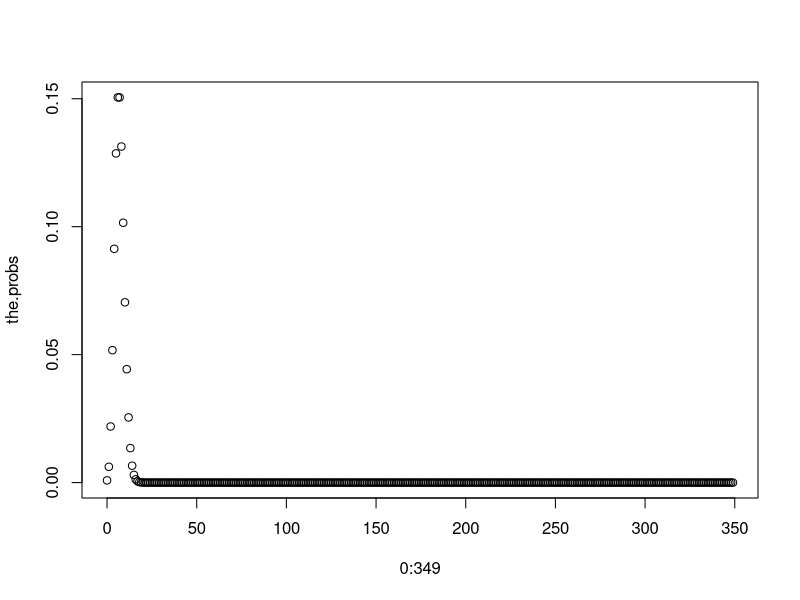
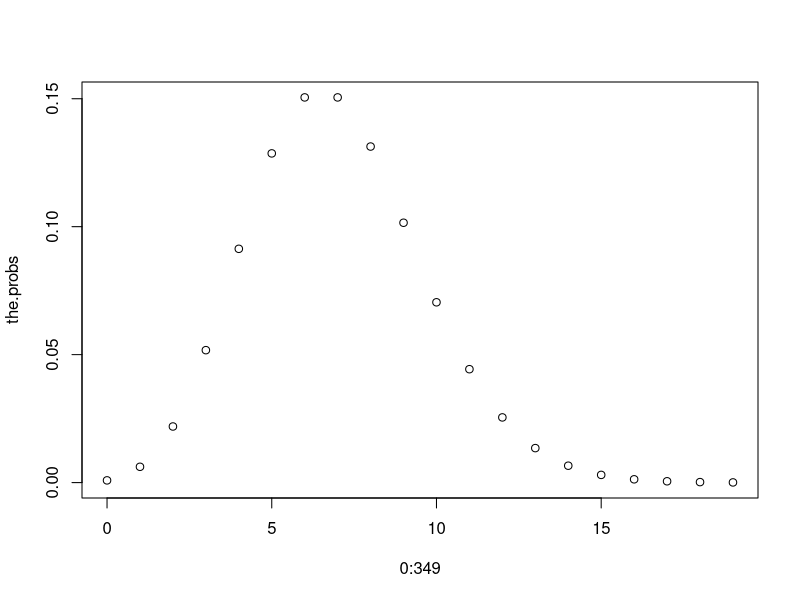
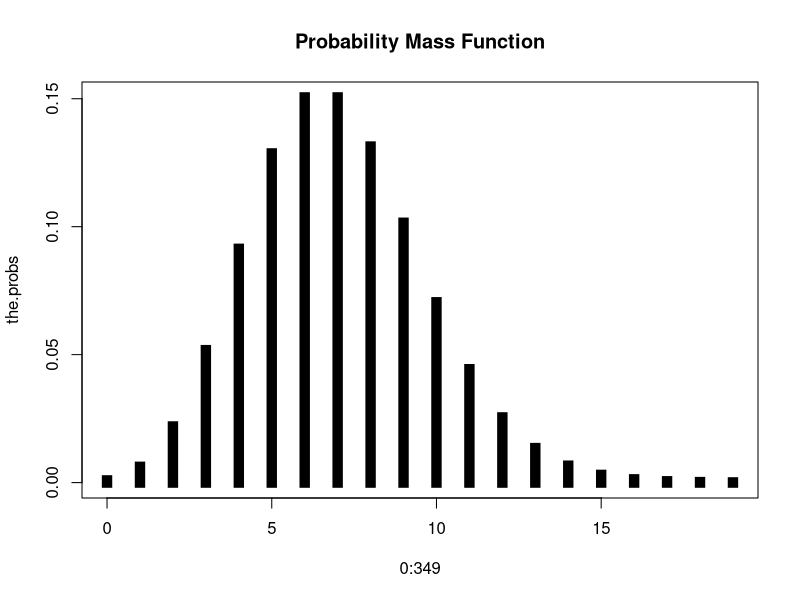
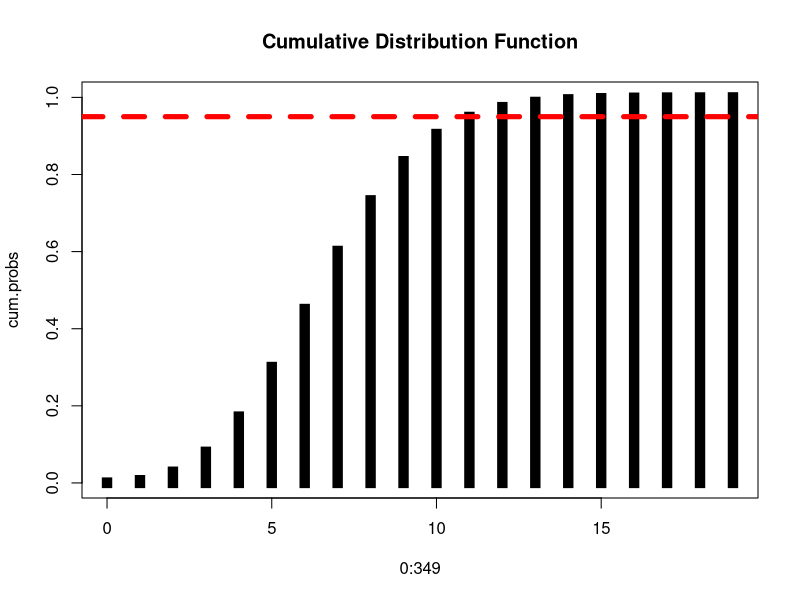
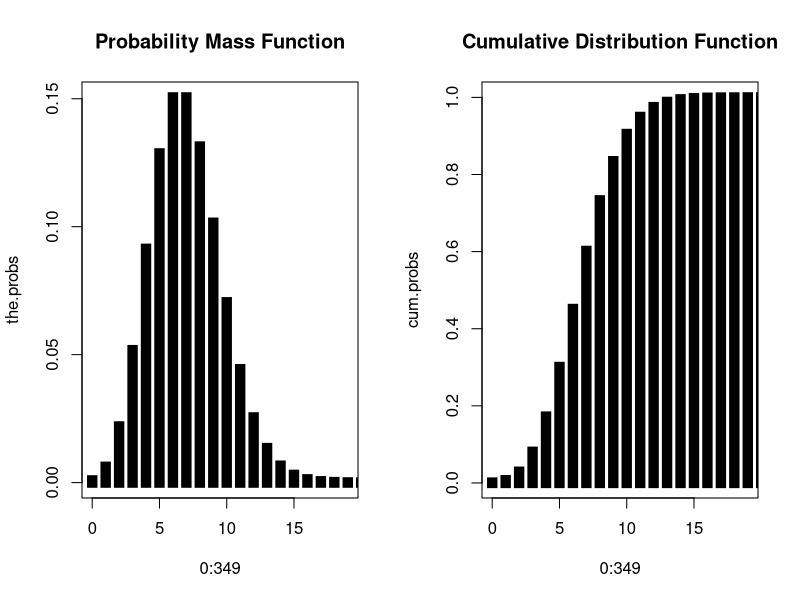
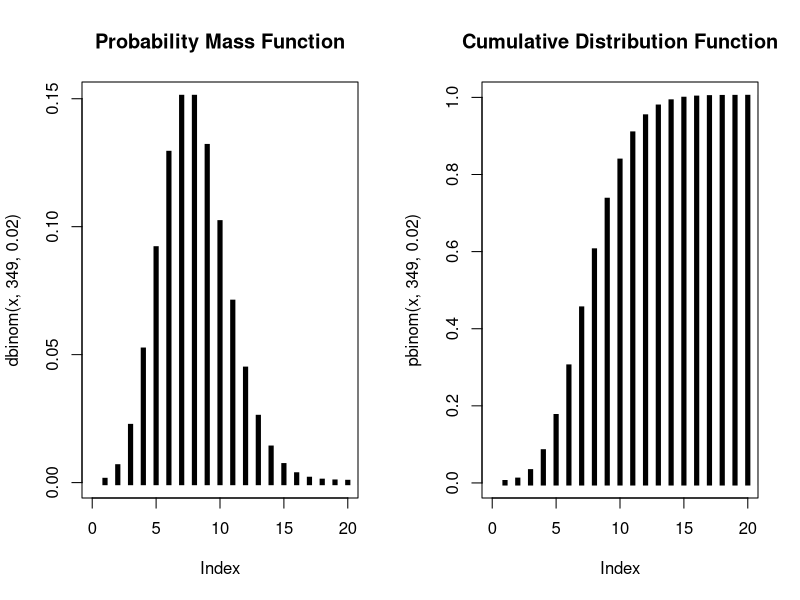
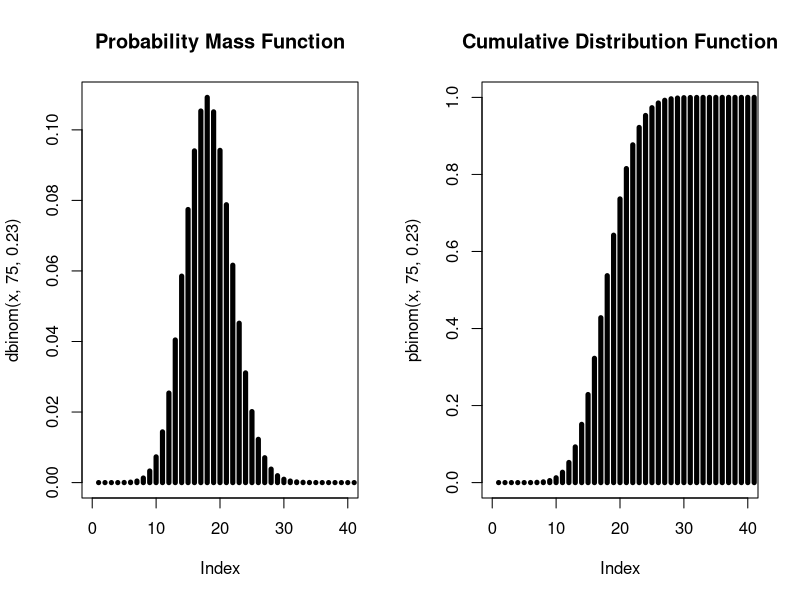
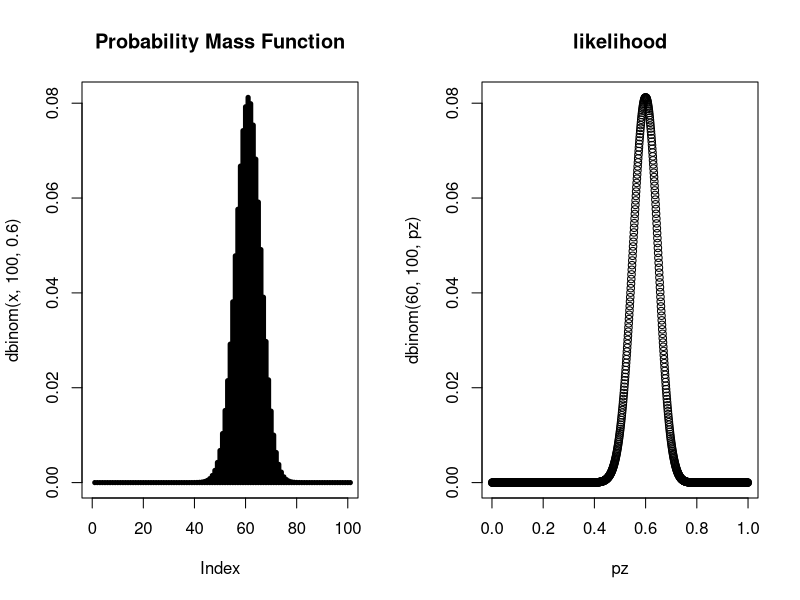

Reproduce these figures in R, in order.
p<-0.02
q<-1-p
the.probs<-numeric()#create an empty numeric vector
obs<-0:349
		for (i in 1:length(obs)){  #starts a loop - each time i will increase by 1
			the.probs[i] <- p^obs[i] * q^(349-obs[i]) * choose(349,obs[i])  #calculate the probability it is in exactly obs towns
			}
	
	
	
plot(0:349,the.probs)	
plot(0:349,the.probs,xlim=c(0,19))
plot(0:349,the.probs,xlim=c(0,19),type="h",lwd=10,main="Probability Mass Function",lend=2) #look it up on wiki

sum(the.probs)#all the probabilities should sum to 1



#say we want to know the probability of finding the butterfly in 5 or fewer gaps
sum(the.probs[1:6])#this is the sum of the probability of the butterfly in 0,1,2,3,4,or 5 gaps

# #or we could simply use the function dbinom() in R. It is a statisti al programming language, afterall.
# dbinom(0:5,349,0.02)
# sum(dbinom(0:5,349,0.02))

#we can annotate the output in the console window if we want (which we do for exercise purposes) using the cat() function
cat("\nThe probability is",sum(the.probs[1:6]))

#or we could assign sum(the.probs[1:6]) to an object
sum.probs<-sum(the.probs[1:6])
cat("\nThe probability is",sum.probs)

sum(the.probs[1:6])#this is the sum of the probability of finding the butterfly in 0,1,2,3,4,or 5 towns
pbinom(5,349,0.02) #same as above
pbinom(5,349,0.02,lower.tail=FALSE)#prob greater than 5



cum.probs<-cumsum(the.probs)

cum.probs
cum.probs[1:6]# the 1:6 counts from 1 to 6 which corresponds to 0, 1, 2, 3, 4, 5 patches occupied; 
#pbinom(0:5,349,0.02) #using r function to do the same thing

plot(0:349,cum.probs,xlim=c(0,19),type="h",lwd=10,main="Cumulative Distribution Function",lend=2)
abline(h=0.95,lty=2,col="red",lwd=5)#abline will draw a line through a plot, h=0.95 means draw a horizontal line at the y-axis value of 0.95. So we can think of this as there's a 95% chance that we will find between 0 and 11 patches occupied.

par(mfrow=c(1,2))#this sets up a plotting window with 1 row and 2 columns
plot(0:349,the.probs,xlim=c(0,19),type="h",lwd=10,main="Probability Mass Function",lend=2)
plot(0:349,cum.probs,xlim=c(0,19),type="h",lwd=10,main="Cumulative Distribution Function",lend=2)



#another way is to use the dbinom function
x<-0:349#this creates a vector of integers from 0 to 349
length(x)# function will tell you the length of a vector

dbinom(x,349,0.02)



plot(dbinom(x,349,0.02),xlim=c(0,20),main="Probability Mass Function",type="h",lwd=5,lend=2)
plot(pbinom(x,349,0.02),xlim=c(0,20),main="Cumulative Distribution Function",type="h",lwd=5,lend=2)

compare<-cbind(dbinom(x,349,0.02),the.probs)#this will join the two vectors together creating a matrix like object #note the rounding problems as you get close to zero (i.e., where they start to disagree) - r is using math, we were using arithmatic
colnames(compare)<-c("dbinom function","the.probs")
compare


x <- 0:75
plot(dbinom(x,75,0.23),xlim=c(0,40),main="Probability Mass Function",type="h",lwd=5)
plot(pbinom(x,75,0.23),xlim=c(0,40),main="Cumulative Distribution Function",type="h",lwd=5)

# Rickettsia is a genus of bacteria known to infect insects. Assume for a population of mosquitos the probability of infection is 0.23. 
# If you were to collect 75 mosquitos, what is the probability that you would have 17 or fewer infected individuals?
pbinom(17,75,0.23)#0.5371527
# If you were to collect 75 mosquitos, what is the probability that you would have greater than 10 infected individuals?
pbinom(10,75,0.23,lower.tail=FALSE)#0.9731568
# If you were to collect 75 mosquitos, what is the probability that you would have exactly 22 infected individuals?
dbinom(22,75,0.23)#0.04517953

##################

x<-0:100
plot(dbinom(x,100,0.6),xlim=c(0,100),main="Probability Mass Function",type="h",lwd=5)

# Let's think a little about the paramter p, and how we calculate the MLE
# Let's say we flip a coin 100 times and get 60 heads
# I'm going to write some code so we can look at the likelihood surface
pz<-seq(from=0.001,to=0.999,by=0.001) #possible values for p we'll explore

plot(pz,dbinom(60,100,pz),main="likelihood")#This is plotting the probability of getting 60 heads after 100 tosses across a large range of possible values for the p parameter.
plot(pz,dbinom(60,100,pz),type="l",main="likelihood") #type line makes it look nicer, and it's what we were trying to illustrate, since the number of points is arbitrary determined by the length of pz (of which we have full control over)
plot(pz,dbinom(60,100,pz,log=TRUE),type="l",main="likelihood") #type line makes 
#abline(v=mle.p,col="red",lwd=2)
plot(pz,dbinom(60,100,pz,log=TRUE),type="l",main="log likelihood")
points(0.6,max(dbinom(60,100,pz,log=TRUE)),pch=19)
arrows(0.4,0.08,0.6,0.081)
text(0.25,0.08,"MLE")

mle.p<-60/100
abline(v=mle.p,col="red",lwd=2)

abline(h=max(dbinom(60,100,pz,log=TRUE)),col="blue",lwd=2)#max() determines the maximum value of the vector returned by dbinom. abline(h=)is asking for a horizontal line. 

# we can also examine how the information content affects the 
#what if we only flipped the coin 10 times because... and we get 6 heads and 4 tails
pz<-c(seq(from=0.1,to=0.9,by=0.01))
plot(pz,dbinom(60,100,pz,log=T),type="l",main="likelihood")#)
lines(pz,dbinom(6,10,pz,log=T),col="red") #type line makes 
#We get better parameter estimates as we increase the amount of information/data.